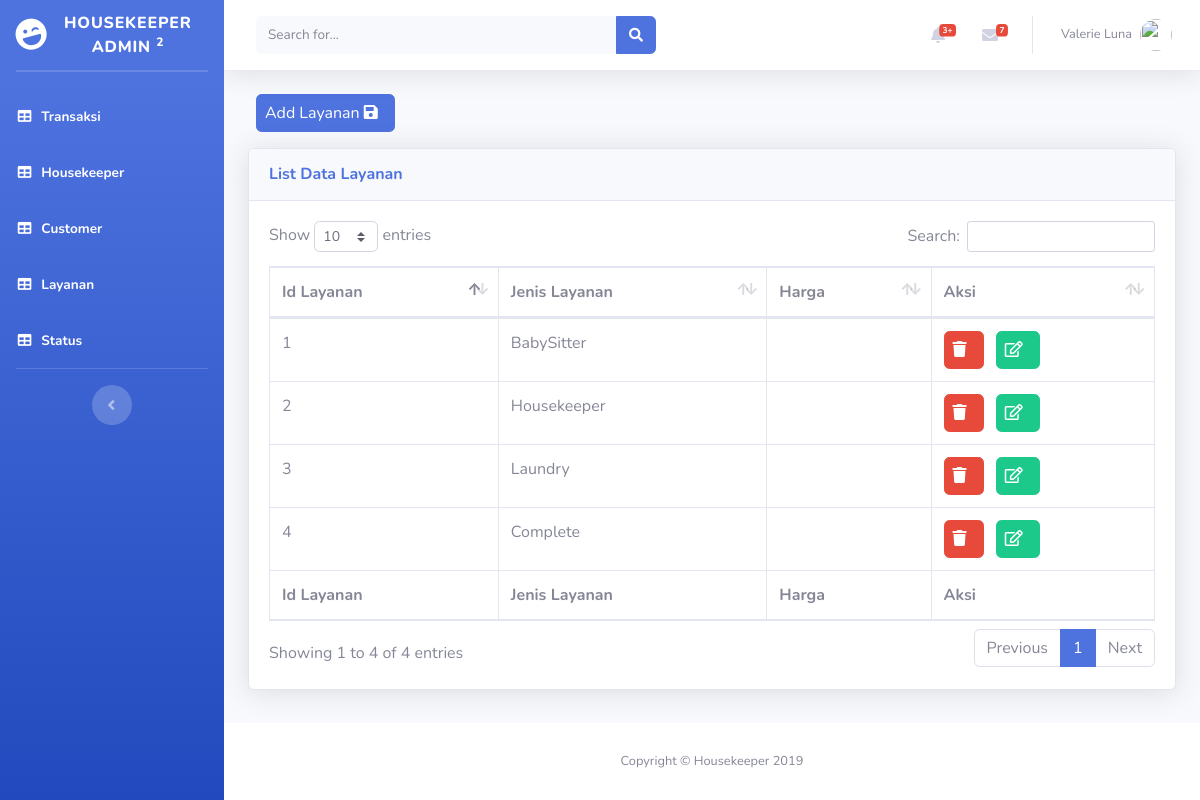
/layanan.php, run on the app's committed database.
### tables this page shows
CREATE TABLE `layanan` (
  `idlayanan` varchar(10) NOT NULL,
  `jenislayanan` varchar(100) NOT NULL
);

### layanan.php (the view, shortened to what this page needs)
<?php include 'header.php' ?>
<body id="page-top">
  <div id="wrapper">
     <?php include 'sidebar.php'?>
    <div id="content-wrapper" class="d-flex flex-column">
      <div id="content">
      <?php include 'topbar.php'?>
        <div class="container-fluid">
          <?php
        $page = isset($_GET['page'])?$_GET['page']:'list';
        switch ($page) {
          case 'list':
          ?>
       <p><a href="?p=layanan&page=entri" class="btn btn-primary ml-2 pr-2 pl-2">Add Layanan <i class="fas fa-save mr-2"></i></a></p>
          <div class="card shadow mb-4">
            <div class="card-header py-3">
            <h6 class="m-0 font-weight-bold text-primary">List Data Layanan</h6>
            </div>
            <div class="card-body">
              <div class="table-responsive">
                <table class="table table-bordered" id="dataTable" width="100%" cellspacing="0">
                  <thead>
                    <tr>
                     <th>Id Layanan</th>
                     <th>Jenis Layanan</th>
                     <th>Harga</th>
                     <th>Aksi</th>
                    </tr>
                  </thead>
                  <tfoot>
                  <tr>
                     <th>Id Layanan</th>
                     <th>Jenis Layanan</th>
                     <th>Harga</th>
                     <th>Aksi</th>
                    </tr>
                  </tfoot>
                  <tbody>
                     <?php
          include('koneksi.php');
          $data = mysqli_query($koneksi,"select * from layanan");
          $i =1;
          while ($row=mysqli_fetch_array($data)) {
            ?>
            <tr>
              <td><?php echo $i?></td>
              <td><?php echo $row['jenislayanan']?></td>
              <td><?php echo $row['harga']?></td>
              <td>
                <a href="proses_layanan.php?aksi=hapus&idlayanan=<?php echo $row['idlayanan']?>" class="btn btn-danger pr-2 pl-2" onclick="return confirm('Are You Sure to Delete?')"><i class="fas fa-trash mr-2"></i></a>
                <a href="?p=layanan&page=update&idlayanan=<?php echo $row['idlayanan']?>" class="btn btn-success ml-2 pr-2 pl-2"><i class="far fa-edit mr-2"></i></a>
              </td>
            </tr>
            <?php $i++;}?>
                  </tbody>
                  </table>
                <?php
          break;
        ?>
        <?php
          }
        ?>
              </div>
            </div>
          </div>
        </div>
      </div>
      <?php include 'footer.php'?>
    </div>
</body>
</html>

### data on the page
layanan: jenislayanan "BabySitter"
layanan: jenislayanan "Housekeeper"
layanan: jenislayanan "Laundry"
layanan: jenislayanan "Complete"
